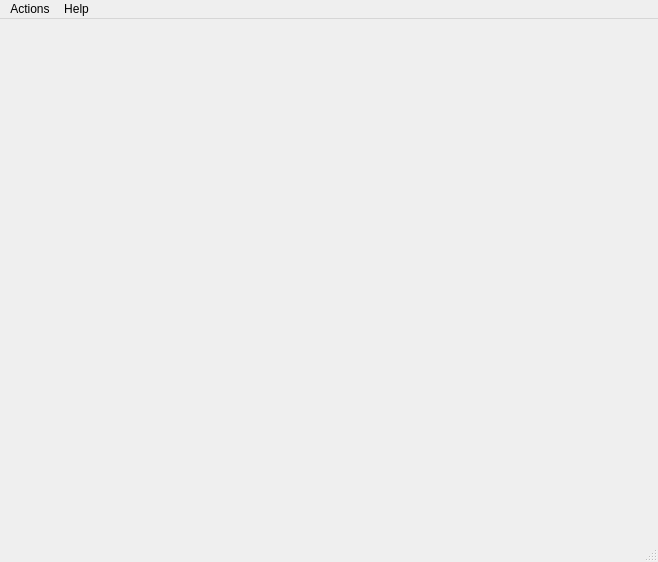
<?xml version="1.0" encoding="UTF-8"?>
<ui version="4.0">
 <class>SyntroPanaCamClass</class>
 <widget class="QMainWindow" name="SyntroPanaCamClass">
  <property name="geometry">
   <rect>
    <x>0</x>
    <y>0</y>
    <width>658</width>
    <height>562</height>
   </rect>
  </property>
  <property name="minimumSize">
   <size>
    <width>0</width>
    <height>0</height>
   </size>
  </property>
  <property name="windowTitle">
   <string>SyntroPanaCam</string>
  </property>
  <widget class="QWidget" name="centralWidget">
   <property name="minimumSize">
    <size>
     <width>400</width>
     <height>300</height>
    </size>
   </property>
  </widget>
  <widget class="QMenuBar" name="menuBar">
   <property name="geometry">
    <rect>
     <x>0</x>
     <y>0</y>
     <width>658</width>
     <height>21</height>
    </rect>
   </property>
   <widget class="QMenu" name="menuActions">
    <property name="title">
     <string>Actions</string>
    </property>
    <addaction name="actionBasicSetup"/>
     <addaction name="actionConfigureCamera"/>
     <addaction name="actionConfigureMotion"/>
     <addaction name="actionConfigureStreams"/>
    <addaction name="actionExit"/>
   </widget>
   <widget class="QMenu" name="menuHelp">
    <property name="title">
     <string>Help</string>
    </property>
    <addaction name="actionAbout"/>
   </widget>
   <addaction name="menuActions"/>
   <addaction name="menuHelp"/>
  </widget>
  <widget class="QStatusBar" name="statusBar"/>
  <action name="actionExit">
   <property name="text">
    <string>Exit</string>
   </property>
   <property name="iconVisibleInMenu">
    <bool>false</bool>
   </property>
  </action>
  <action name="actionStartCapture">
   <property name="text">
    <string>Start Capture</string>
   </property>
   <property name="iconText">
    <string>Start</string>
   </property>
   <property name="toolTip">
    <string>Start video capture</string>
   </property>
   <property name="iconVisibleInMenu">
    <bool>false</bool>
   </property>
  </action>
  <action name="actionStopCapture">
   <property name="text">
    <string>Stop Capture</string>
   </property>
   <property name="iconText">
    <string>Stop</string>
   </property>
   <property name="toolTip">
    <string>Stop video capture</string>
   </property>
   <property name="iconVisibleInMenu">
    <bool>false</bool>
   </property>
  </action>
  <action name="actionScaleImage">
   <property name="checkable">
    <bool>true</bool>
   </property>
   <property name="checked">
    <bool>true</bool>
   </property>
   <property name="text">
    <string>Scale Image</string>
   </property>
   <property name="iconVisibleInMenu">
    <bool>false</bool>
   </property>
  </action>
  <action name="actionAbout">
   <property name="text">
    <string>About</string>
   </property>
  </action>
  <action name="actionBasicSetup">
   <property name="text">
    <string>Basic setup</string>
   </property>
  </action>
  <action name="actionConfigureStreams">
   <property name="text">
    <string>Configure streams</string>
   </property>
  </action>
   <action name="actionConfigureCamera">
     <property name="text">
       <string>Configure camera</string>
     </property>
   </action>
   <action name="actionConfigureMotion">
     <property name="text">
       <string>Configure motion</string>
     </property>
   </action>
 </widget>
 <layoutdefault spacing="6" margin="11"/>
 <resources/>
 <connections/>
</ui>
